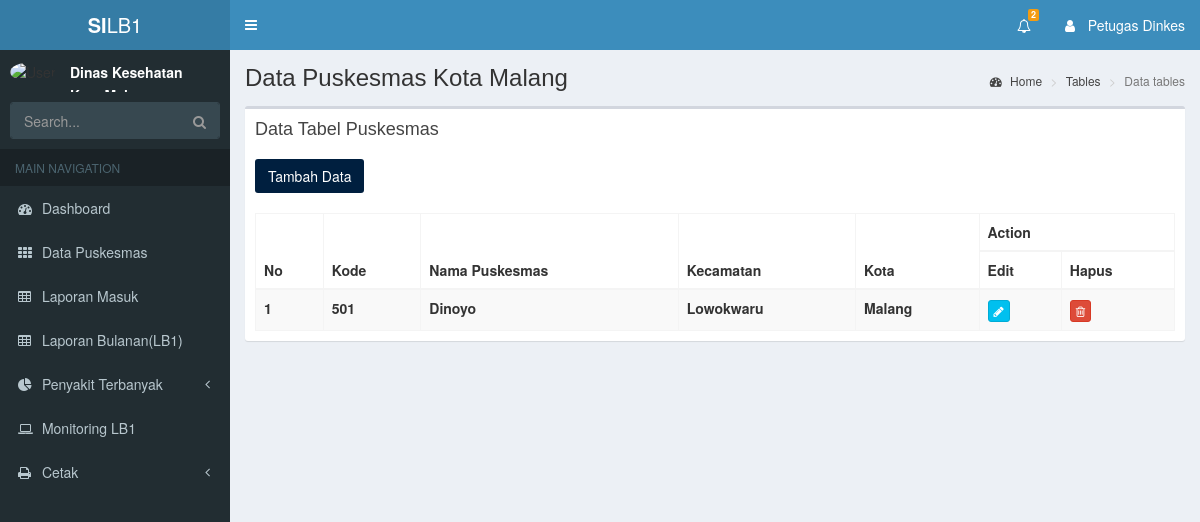
The page /index.php/dinkes/tampilPuskesmas on the database its author committed.
### tables this page shows
CREATE TABLE `data_puskesmas` (
  `kd_puskesmas` int(10) NOT NULL,
  `nama_puskesmas` varchar(100) NOT NULL,
  `kecamatan` varchar(100) NOT NULL,
  `kota` varchar(100) NOT NULL
);

### application/controllers/Dinkes.php (called while the page is built, shortened)
<?php
class Dinkes extends CI_Controller{
    function __construct(){
      $this->load->helper('url');
      $this->load->model('M_Data_Puskesmas');
      $this->load->model('M_Dinkes');
      $this->load->model('DataLB1_model');
      $this->load->helper(array('form', 'url'));
    }
    public function header()
    {
      $result = $this->M_Dinkes->notif();
      $data['notif'] = count($result);
      $data['data_notif'] = $result;
      $this->load->view('header/d_header', $data);
    }
    function tampilPuskesmas(){
      $data['puskesmas'] = $this->M_Data_Puskesmas->tampil_puskesmas()->result();
      $this->load->view('dinkes/data_puskesmas', $data);
      $this->load->view('footer/d_footer');
    }
}

### index.php (called while the page is built, shortened)
<?php
require_once BASEPATH.'core/CodeIgniter.php';

### application/models/M_Data_Puskesmas.php (called while the page is built, shortened)
<?php
class M_Data_Puskesmas extends CI_Model{
    public function tampil_puskesmas()
    {
        return $this->db->get('data_puskesmas');
    }
}
?>

### application/views/dinkes/data_puskesmas.php (the view, shortened to what this page needs)
<div class="content-wrapper">
  <section class="content-header">
    <h1>
      Data Puskesmas Kota Malang
    </h1>
    <ol class="breadcrumb">
      <li><a href="#"><i class="fa fa-dashboard"></i> Home</a></li>
      <li><a href="#">Tables</a></li>
      <li class="active">Data tables</li>
    </ol>
  </section>
  <section class="content">
    <div class="row">
      <div class="col-xs-12">
        <div class="box">
          <div class="box-header">
            <h3 class="box-title">Data Tabel Puskesmas</h3>
          </div>
          <button type="button" href="" class="btn bg-navy margin" data-toggle="modal" data-target="#tambah"> Tambah Data </button>
          <div class="box-body">
            <table id="example1" class="table table-bordered table-striped">
              <thead>
              <tr>
                <th scoop="col" rowspan="2">No</th>
                <th scoop="col" rowspan="2">Kode</th>
                <th scoop="col" rowspan="2">Nama Puskesmas</th>
                <th scoop="col" rowspan="2">Kecamatan</th>
                <th scoop="col" rowspan="2">Kota</th>
                <th scoop="col" colspan="2">Action</th>
              </tr>
              <tr>
                <th scope="col">Edit</th>
                <th scope="col">Hapus</th>
              </tr>
              </thead>
              <tbody>
                <?php $no =0; foreach ($puskesmas as $p ): $no++;?>
                  <tr class="odd gradeX">
                    <th scope="row"><?php echo $no?></th>
                    <th scope="row"><?php echo $p->kd_puskesmas?></th>
                    <th scope="row"><?php echo $p->nama_puskesmas?></th>
                    <th scope="row"><?php echo $p->kecamatan?></th>
                    <th scope="row"><?php echo $p->kota ?></th>
                    <td><a class='btn btn-info btn-xs' href="<?php echo site_url('dinkes/tampilEdit/'. $p->kd_puskesmas);?>"><span class="fa fa-pencil" ></span></a></td>
                    <td><a class='btn btn-danger btn-xs' href="" data-toggle="modal" data-target="#hapus"><span class="fa fa-trash-o"></span></a></td>
                  </tr>
                <?php endforeach;?>
              </tbody>
            </table>
          </div>
        </div>
      </div>
    </div>
  </section>
</div>

### rows shown on the page
data_puskesmas: kd_puskesmas "501", nama_puskesmas "Dinoyo", kecamatan "Lowokwaru", kota "Malang"

### other values the page prints
$notif "2"
